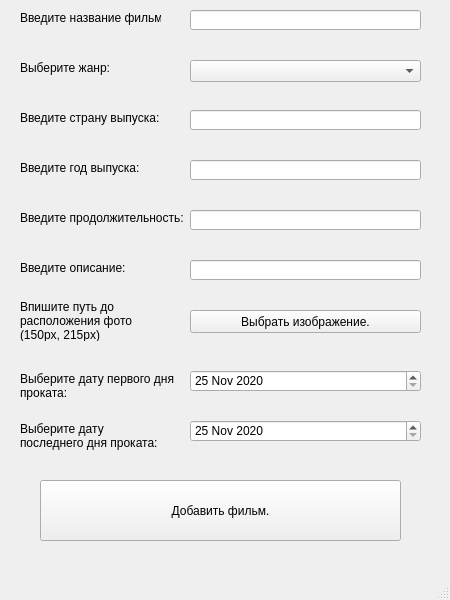
<?xml version="1.0" encoding="UTF-8"?>
<ui version="4.0">
 <class>MainWindow</class>
 <widget class="QMainWindow" name="MainWindow">
  <property name="geometry">
   <rect>
    <x>0</x>
    <y>0</y>
    <width>450</width>
    <height>600</height>
   </rect>
  </property>
  <property name="windowTitle">
   <string>MainWindow</string>
  </property>
  <property name="tabShape">
   <enum>QTabWidget::Rounded</enum>
  </property>
  <widget class="QWidget" name="centralwidget">
   <widget class="QLabel" name="sae">
    <property name="geometry">
     <rect>
      <x>20</x>
      <y>10</y>
      <width>141</width>
      <height>16</height>
     </rect>
    </property>
    <property name="text">
     <string>Введите название фильма: </string>
    </property>
   </widget>
   <widget class="QLineEdit" name="name_film">
    <property name="geometry">
     <rect>
      <x>190</x>
      <y>10</y>
      <width>231</width>
      <height>20</height>
     </rect>
    </property>
   </widget>
   <widget class="QLabel" name="label_7">
    <property name="geometry">
     <rect>
      <x>20</x>
      <y>110</y>
      <width>141</width>
      <height>16</height>
     </rect>
    </property>
    <property name="text">
     <string>Введите страну выпуска:</string>
    </property>
   </widget>
   <widget class="QLineEdit" name="country">
    <property name="geometry">
     <rect>
      <x>190</x>
      <y>110</y>
      <width>231</width>
      <height>20</height>
     </rect>
    </property>
   </widget>
   <widget class="QLabel" name="label_8">
    <property name="geometry">
     <rect>
      <x>20</x>
      <y>160</y>
      <width>141</width>
      <height>16</height>
     </rect>
    </property>
    <property name="text">
     <string>Введите год выпуска:</string>
    </property>
   </widget>
   <widget class="QLineEdit" name="year">
    <property name="geometry">
     <rect>
      <x>190</x>
      <y>160</y>
      <width>231</width>
      <height>20</height>
     </rect>
    </property>
   </widget>
   <widget class="QLineEdit" name="description">
    <property name="geometry">
     <rect>
      <x>190</x>
      <y>260</y>
      <width>231</width>
      <height>20</height>
     </rect>
    </property>
   </widget>
   <widget class="QLabel" name="label_9">
    <property name="geometry">
     <rect>
      <x>20</x>
      <y>300</y>
      <width>141</width>
      <height>41</height>
     </rect>
    </property>
    <property name="text">
     <string>Впишите путь до расположения фото       (150px, 215px)</string>
    </property>
    <property name="wordWrap">
     <bool>true</bool>
    </property>
   </widget>
   <widget class="QLabel" name="label_2">
    <property name="geometry">
     <rect>
      <x>20</x>
      <y>210</y>
      <width>171</width>
      <height>16</height>
     </rect>
    </property>
    <property name="text">
     <string>Введите продолжительность: </string>
    </property>
   </widget>
   <widget class="QLabel" name="label_10">
    <property name="geometry">
     <rect>
      <x>20</x>
      <y>260</y>
      <width>141</width>
      <height>16</height>
     </rect>
    </property>
    <property name="text">
     <string>Введите описание:</string>
    </property>
   </widget>
   <widget class="QLineEdit" name="duration">
    <property name="geometry">
     <rect>
      <x>190</x>
      <y>210</y>
      <width>231</width>
      <height>20</height>
     </rect>
    </property>
   </widget>
   <widget class="QLabel" name="ssdf">
    <property name="geometry">
     <rect>
      <x>20</x>
      <y>60</y>
      <width>141</width>
      <height>16</height>
     </rect>
    </property>
    <property name="text">
     <string>Выберите жанр:</string>
    </property>
   </widget>
   <widget class="QLabel" name="label_3">
    <property name="geometry">
     <rect>
      <x>20</x>
      <y>370</y>
      <width>171</width>
      <height>31</height>
     </rect>
    </property>
    <property name="text">
     <string>Выберите дату первого дня проката: </string>
    </property>
    <property name="wordWrap">
     <bool>true</bool>
    </property>
   </widget>
   <widget class="QLabel" name="label_12">
    <property name="geometry">
     <rect>
      <x>20</x>
      <y>420</y>
      <width>141</width>
      <height>31</height>
     </rect>
    </property>
    <property name="text">
     <string>Выберите дату последнего дня проката: </string>
    </property>
    <property name="wordWrap">
     <bool>true</bool>
    </property>
   </widget>
   <widget class="QDateEdit" name="first_date">
    <property name="geometry">
     <rect>
      <x>190</x>
      <y>370</y>
      <width>231</width>
      <height>22</height>
     </rect>
    </property>
    <property name="dateTime">
     <datetime>
      <hour>0</hour>
      <minute>0</minute>
      <second>0</second>
      <year>2020</year>
      <month>11</month>
      <day>25</day>
     </datetime>
    </property>
    <property name="maximumDate">
     <date>
      <year>9999</year>
      <month>12</month>
      <day>5</day>
     </date>
    </property>
    <property name="minimumDate">
     <date>
      <year>2020</year>
      <month>11</month>
      <day>25</day>
     </date>
    </property>
   </widget>
   <widget class="QDateEdit" name="last_date">
    <property name="geometry">
     <rect>
      <x>190</x>
      <y>420</y>
      <width>231</width>
      <height>22</height>
     </rect>
    </property>
    <property name="dateTime">
     <datetime>
      <hour>0</hour>
      <minute>0</minute>
      <second>0</second>
      <year>2020</year>
      <month>11</month>
      <day>25</day>
     </datetime>
    </property>
    <property name="maximumDate">
     <date>
      <year>9999</year>
      <month>12</month>
      <day>5</day>
     </date>
    </property>
    <property name="minimumDate">
     <date>
      <year>2020</year>
      <month>11</month>
      <day>25</day>
     </date>
    </property>
   </widget>
   <widget class="QPushButton" name="btn_add_film">
    <property name="geometry">
     <rect>
      <x>40</x>
      <y>480</y>
      <width>361</width>
      <height>61</height>
     </rect>
    </property>
    <property name="text">
     <string>Добавить фильм.</string>
    </property>
   </widget>
   <widget class="QComboBox" name="comboBox">
    <property name="geometry">
     <rect>
      <x>190</x>
      <y>60</y>
      <width>231</width>
      <height>22</height>
     </rect>
    </property>
    <property name="editable">
     <bool>false</bool>
    </property>
   </widget>
   <widget class="QPushButton" name="btn_img">
    <property name="geometry">
     <rect>
      <x>190</x>
      <y>310</y>
      <width>231</width>
      <height>23</height>
     </rect>
    </property>
    <property name="text">
     <string>Выбрать изображение.</string>
    </property>
   </widget>
  </widget>
  <widget class="QMenuBar" name="menubar">
   <property name="geometry">
    <rect>
     <x>0</x>
     <y>0</y>
     <width>450</width>
     <height>21</height>
    </rect>
   </property>
  </widget>
  <widget class="QStatusBar" name="statusbar"/>
 </widget>
 <resources/>
 <connections/>
</ui>
